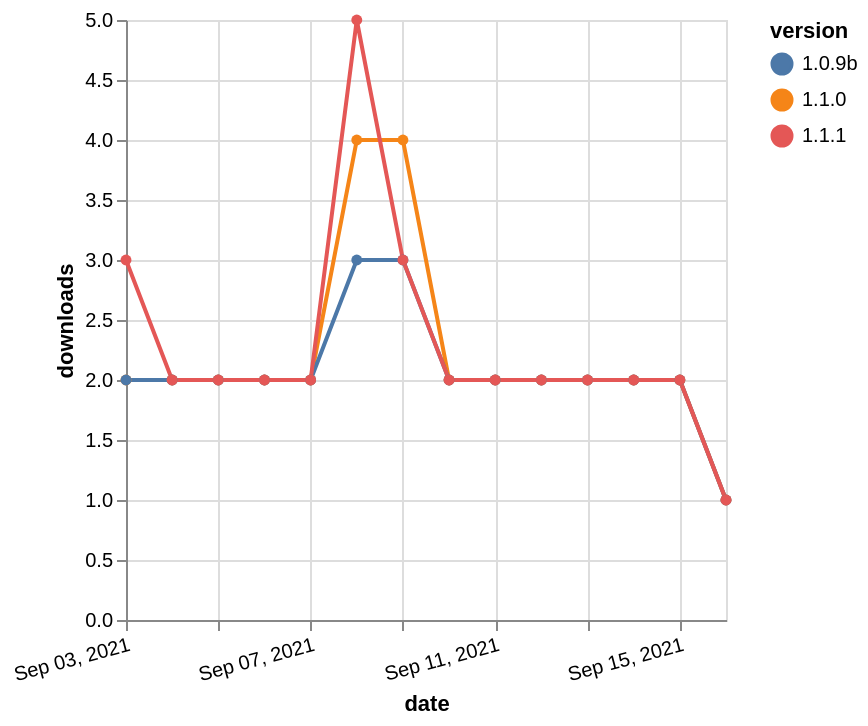

Here is the Vega-Lite specification saved for this chart:
### Vega-Lite specification from a JSON file in a GitHub repository (floating-point values rounded to 4 significant figures)
{"$schema": "https://vega.github.io/schema/vega-lite/v5.json", "description": "A simple bar chart with embedded data.", "data": {"values": [{"date": "2021-09-03", "total": 548, "delta": 2, "version": "1.1.0"}, {"date": "2021-09-04", "total": 550, "delta": 2, "version": "1.1.0"}, {"date": "2021-09-05", "total": 552, "delta": 2, "version": "1.1.0"}, {"date": "2021-09-06", "total": 554, "delta": 2, "version": "1.1.0"}, {"date": "2021-09-07", "total": 556, "delta": 2, "version": "1.1.0"}, {"date": "2021-09-08", "total": 560, "delta": 4, "version": "1.1.0"}, {"date": "2021-09-09", "total": 564, "delta": 4, "version": "1.1.0"}, {"date": "2021-09-10", "total": 566, "delta": 2, "version": "1.1.0"}, {"date": "2021-09-11", "total": 568, "delta": 2, "version": "1.1.0"}, {"date": "2021-09-12", "total": 570, "delta": 2, "version": "1.1.0"}, {"date": "2021-09-13", "total": 572, "delta": 2, "version": "1.1.0"}, {"date": "2021-09-14", "total": 574, "delta": 2, "version": "1.1.0"}, {"date": "2021-09-15", "total": 576, "delta": 2, "version": "1.1.0"}, {"date": "2021-09-16", "total": 577, "delta": 1, "version": "1.1.0"}, {"date": "2021-09-03", "total": 496, "delta": 2, "version": "1.0.9b"}, {"date": "2021-09-04", "total": 498, "delta": 2, "version": "1.0.9b"}, {"date": "2021-09-05", "total": 500, "delta": 2, "version": "1.0.9b"}, {"date": "2021-09-06", "total": 502, "delta": 2, "version": "1.0.9b"}, {"date": "2021-09-07", "total": 504, "delta": 2, "version": "1.0.9b"}, {"date": "2021-09-08", "total": 507, "delta": 3, "version": "1.0.9b"}, {"date": "2021-09-09", "total": 510, "delta": 3, "version": "1.0.9b"}, {"date": "2021-09-10", "total": 512, "delta": 2, "version": "1.0.9b"}, {"date": "2021-09-11", "total": 514, "delta": 2, "version": "1.0.9b"}, {"date": "2021-09-12", "total": 516, "delta": 2, "version": "1.0.9b"}, {"date": "2021-09-13", "total": 518, "delta": 2, "version": "1.0.9b"}, {"date": "2021-09-14", "total": 520, "delta": 2, "version": "1.0.9b"}, {"date": "2021-09-15", "total": 522, "delta": 2, "version": "1.0.9b"}, {"date": "2021-09-16", "total": 523, "delta": 1, "version": "1.0.9b"}, {"date": "2021-09-03", "total": 41, "delta": 3, "version": "1.1.1"}, {"date": "2021-09-04", "total": 43, "delta": 2, "version": "1.1.1"}, {"date": "2021-09-05", "total": 45, "delta": 2, "version": "1.1.1"}, {"date": "2021-09-06", "total": 47, "delta": 2, "version": "1.1.1"}, {"date": "2021-09-07", "total": 49, "delta": 2, "version": "1.1.1"}, {"date": "2021-09-08", "total": 54, "delta": 5, "version": "1.1.1"}, {"date": "2021-09-09", "total": 57, "delta": 3, "version": "1.1.1"}, {"date": "2021-09-10", "total": 59, "delta": 2, "version": "1.1.1"}, {"date": "2021-09-11", "total": 61, "delta": 2, "version": "1.1.1"}, {"date": "2021-09-12", "total": 63, "delta": 2, "version": "1.1.1"}, {"date": "2021-09-13", "total": 65, "delta": 2, "version": "1.1.1"}, {"date": "2021-09-14", "total": 67, "delta": 2, "version": "1.1.1"}, {"date": "2021-09-15", "total": 69, "delta": 2, "version": "1.1.1"}, {"date": "2021-09-16", "total": 70, "delta": 1, "version": "1.1.1"}]}, "width": "container", "mark": {"type": "line", "point": {"filled": true}}, "encoding": {"x": {"field": "date", "type": "temporal", "timeUnit": "yearmonthdate", "title": "date", "axis": {"labelAngle": -15}}, "y": {"field": "delta", "type": "quantitative", "title": "downloads"}, "color": {"field": "version", "type": "nominal"}, "tooltip": {"field": "delta"}}}
